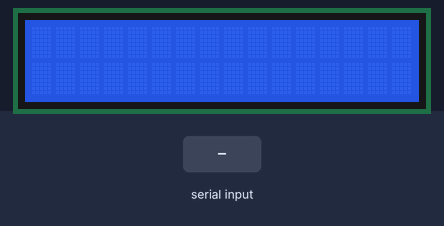
Simulated run of this sketch. Board: Arduino Uno, built with avr-gcc and run on an emulated ATmega328P. On the bench: 16×2 character LCD. The test bench sets the inputs (shaded band).

Above: at 1.2 s.
1.3 s: "1" received over Serial
At 2.5 s:
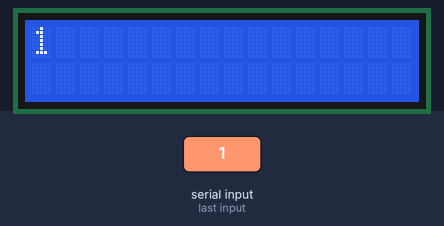
2.9 s: "0" received over Serial
At 3.7 s:
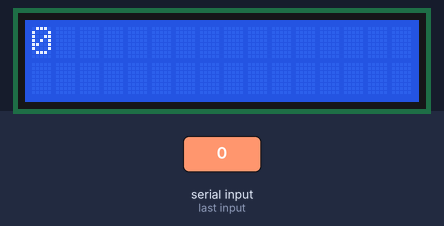
4.5 s: "2" received over Serial
At 4.9 s:
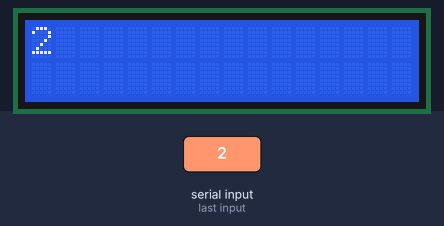
Timing chart, 0 to 7.5 s (numbered marks = the images above; inputs shaded):
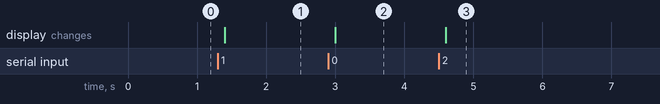

Measured:
- after the input at 1.3 s, the display: changes after 0.10 s (image 1)
- after the input at 2.9 s, the display: changes after 0.10 s (image 2)
- after the input at 4.5 s, the display: changes after 0.10 s (image 3)

The sketch:

pantalla_lcd_ii1.ino
```cpp
/*
Autor: Roberto Rico Sandoval.
Fille: Pantalla LCD II.
Date: 06/ 01/ 2023
*/

#include <LiquidCrystal.h>

int RS = 7;
int E = 6;
int DB4 = 5;
int DB5 = 4;
int DB6 = 3;
int DB7 = 2;

LiquidCrystal lcd(RS, E, DB4, DB5, DB6, DB7);

void setup()
{
  lcd.begin(16,2);
  Serial.begin(9600);
}

void loop()
{
  if(Serial.available()){

    delay(100);
    lcd.clear();

    while(Serial.available() > 0){

      lcd.write(Serial.read());
    }
  }
}
```
